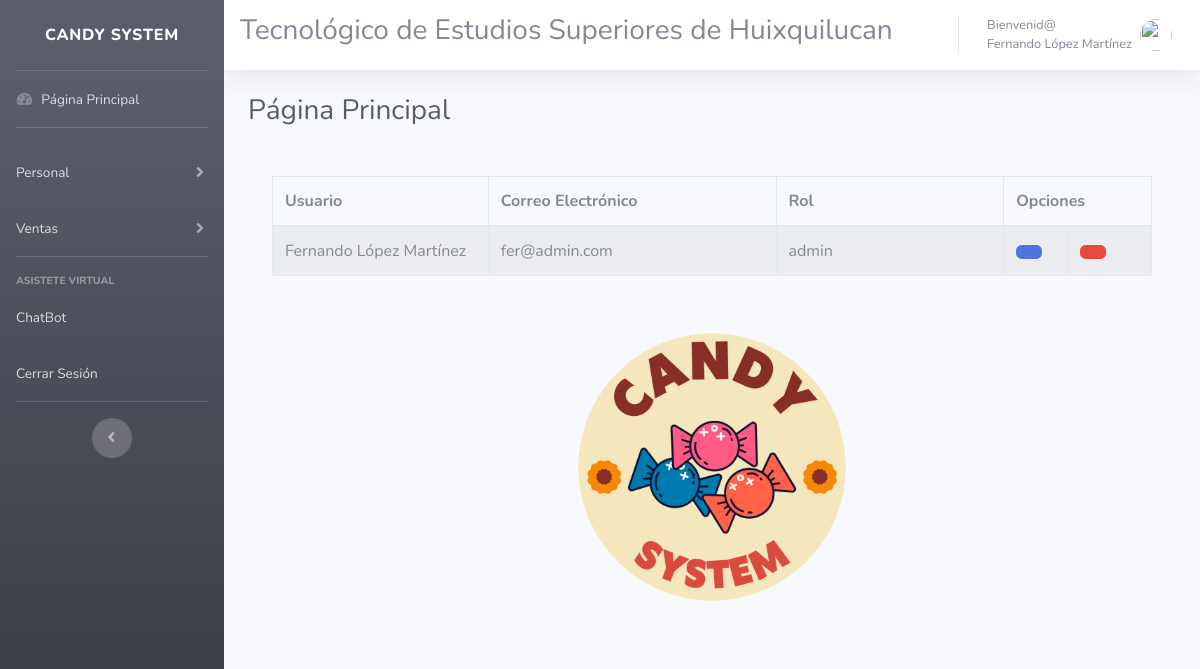
The app's page /Dulceria/admin/admin_portada.php (signed in) with its own data.
### tables this page shows
CREATE TABLE `mainlogin` (
  `id` bigint(20) UNSIGNED NOT NULL,
  `username` varchar(50) NOT NULL,
  `email` varchar(50) NOT NULL,
  `password` varchar(20) NOT NULL,
  `role` varchar(50) NOT NULL
);

### Dulceria/admin/admin_portada.php (the view, shortened to what this page needs)
<!DOCTYPE html>
<html>
<head>
    <link href="../vendor/fontawesome-free/css/all.min.css" rel="stylesheet" type="text/css">
    <link href="../img" rel="stylesheet">
    <link href="css/sb-admin-2.min.css" rel="stylesheet">
    <link href="../vendor/fontawesome-free/css/all.min.css" rel="stylesheet" type="text/css">
    <link href="../css/sb-admin-2.min.css" rel="stylesheet">
<body>
    <body id="page-top">
        <div id="wrapper">
            <ul class="navbar-nav bg-gradient-dark sidebar sidebar-dark accordion" id="accordionSidebar">
                <a class="sidebar-brand d-flex align-items-center justify-content-center" href="#">
                    <div class="sidebar-brand-text mx-3">Candy System</div>
                </a>
                <hr class="sidebar-divider my-0">
                <li class="nav-item">
                    <a class="nav-link" href="./admin_portada.php">
                        <i class="fas fa-fw fa-tachometer-alt"></i>
                        <span>Página Principal</span></a>
                </li>
                <hr class="sidebar-divider">
                <li class="nav-item">
                    <a class="nav-link collapsed" href="#" data-toggle="collapse" data-target="#collapseTwo" aria-expanded="true" aria-controls="collapseTwo">
                        <span>Personal</span>
                    </a>
                </li>
                <li class="nav-item">
                    <a class="nav-link collapsed" href="#" data-toggle="collapse" data-target="#collapseUtilities" aria-expanded="true" aria-controls="collapseUtilities">
                        <span>Ventas</span>
                    </a>
                </li>
                <hr class="sidebar-divider">
                <div class="sidebar-heading">
                    Asistete Virtual
                </div>
                <li class="nav-item">
                    <a class="nav-link" href="./CRUD _CHATBOOT/index.php">
                        <span> ChatBot</span></a>
                </li>
                <li class="nav-item">
                    <a class="nav-link" href="../cerrar_sesion.php">
                        <span>Cerrar Sesión</span></a>
                </li>
                <hr class="sidebar-divider d-none d-md-block">
                <div class="text-center d-none d-md-inline">
                    <button class="rounded-circle border-0" id="sidebarToggle"></button>
                </div>
            </ul>
            <div id="content-wrapper" class="d-flex flex-column">
                <div id="content">
                    <nav class="navbar navbar-expand navbar-light bg-white topbar mb-4 static-top shadow">
                        <h3>Tecnológico de Estudios Superiores de Huixquilucan</h3>
                        <ul class="navbar-nav ml-auto">
                            <?php
                            require_once '../DBconect.php';
                            $select_stmt = $db->prepare("SELECT id, username,email, role  FROM mainlogin WHERE email = '$_SESSION[admin_login]'");
                            $select_stmt->execute();
                            while ($row = $select_stmt->fetch(PDO::FETCH_ASSOC)) { ?>
                                <li class="nav-item dropdown no-arrow">
                                    <a class="nav-link dropdown-toggle" href="#" id="userDropdown" role="button" data-toggle="dropdown" aria-haspopup="true" aria-expanded="false">
                                        <span class="mr-2 d-none d-lg-inline text-gray-600 small"><?php echo "Bienvenid@ <br>" . $row["username"];
                                                                                                } ?></span>
                                        <img class="img-profile rounded-circle" src="../img/undraw_profile.svg">
                                    </a>
                                </li>
                        </ul>
                    </nav>
                    <div class="container-fluid">
                        <h1 class="h3 mb-4 text-gray-800">Página Principal</h1>
                        <div class="container">
                            <br>
                            <div class="row">
                                <div class="col-lg-12">
                                    <div class="panel panel-default">
                                        <div class="panel-body">
                                            <div class="table-responsive">
                                                <table class="table table-striped table-bordered table-hover">
                                                    <thead>
                                                        <tr>
                                                            <th width="18%">Usuario</th>
                                                            <th width="24%">Correo Electrónico</th>
                                                            <th width="19%">Rol</th>
                                                            <th colspan="2">Opciones</th>
                                                        </tr>
                                                    </thead>
                                                    <tbody>
                                                        <?php
                                                        require_once '../DBconect.php';
                                                        $select_stmt = $db->prepare("SELECT id, username,email, role  FROM mainlogin WHERE email = '$_SESSION[admin_login]'");
                                                        $select_stmt->execute();
                                                        while ($row = $select_stmt->fetch(PDO::FETCH_ASSOC)) {
                                                        ?>
                                                            <tr>
                                                                <td><?php echo $row["username"]; ?></td>
                                                                <td><?php echo $row["email"]; ?></td>
                                                                <td><?php echo $row["role"]; ?></td>
                                                                <td width="4%"><button class="btn btn-primary"><span class="glyphicon glyphicon-edit" aria-hidden="true"></span></button></td>
                                                                <td width="7%"><button class="btn btn-danger"><span class="glyphicon glyphicon-trash" aria-hidden="true"></span></button></td>
                                                            </tr>
                                                        <?php
                                                        }
                                                        ?>
                                                    </tbody>
                                                </table>
                                            </div>
                                            <center><img src="../Imagenes_Login/Logo_Sin_Fondo.png" width="350" height="350"/></center>
                                        </div>
                                    </div>
                                </div>
                            </div>
                        </div>
                    </div>
                </div>
            </div>
        </div>
    </body>
</html>

### records on screen
mainlogin: username "Fernando López Martínez", email "fer@admin.com", role "admin"
